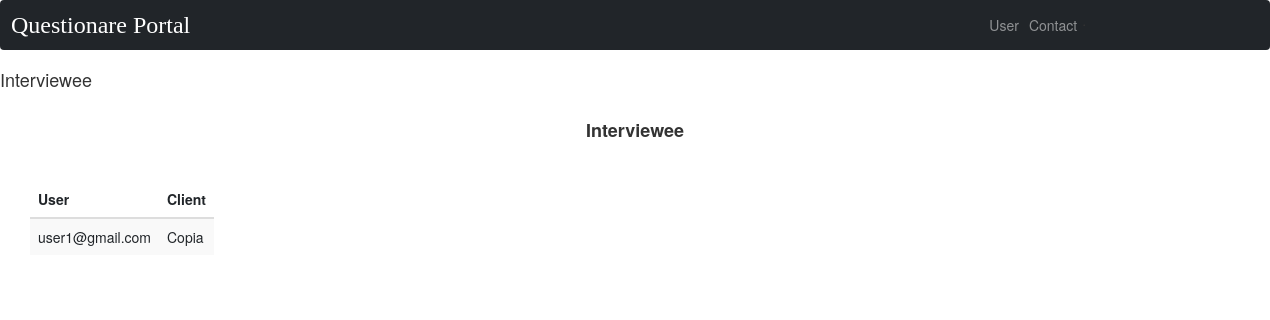
The page /base/intertable/ on the database as committed earlier.
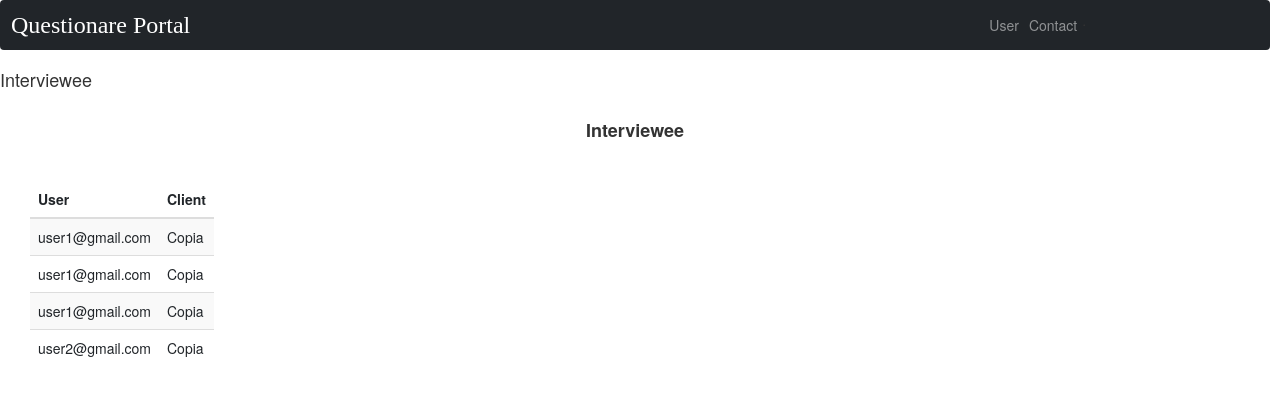
The same page on the database as committed later.
### base/models.py (models this page shows)
class Interviewee(models.Model):
    user = models.ForeignKey(User, on_delete=models.PROTECT, related_name='+')
    client = models.ForeignKey(Client, on_delete=models.PROTECT)
    interview_date = models.DateField(max_length=255, null=True)
    category_name = models.ForeignKey(Category, on_delete=models.CASCADE, null=True)

class Client(models.Model):
    name = models.CharField(max_length=255)
    address = models.CharField(max_length=255)
    interview_date = models.CharField(max_length=255)
    project_type = models.CharField(max_length=255)
    status = models.BooleanField()
    mentor = models.ForeignKey(Mentor, on_delete=models.PROTECT)
    requirement_id = models.IntegerField(default=0)
    category = models.ForeignKey(Category, on_delete=models.PROTECT)
    user = models.ForeignKey(User, on_delete=models.PROTECT)
    def __str__(self):
        return f'{self.name}'

### users/models.py (models this page shows)
class User(AbstractBaseUser, PermissionsMixin):
    email = models.EmailField(max_length=255, unique=True)
    first_name = models.CharField(max_length=255)
    last_name = models.CharField(max_length=255)
    is_active = models.BooleanField(default=True)
    is_staff = models.BooleanField(default=False)
    objects = UserManager()
    USERNAME_FIELD = 'email'

### base/views.py (the view)
# urls.py: path('intertable/', views.interview_table, name='itable'),
def interview_table(request):
    inter = Interviewee.objects.all()
    return render(request, 'base/interviewtable.html', {'inter': inter})

### templates/base/interviewtable.html (shortened to what this page needs)
{% extends "navbar.html" %}
{% load static %}
{% block title %}
<h4>Interviewee</h4>
{% endblock %}
{% block table %}
<div class="title" style="margin:10px;"><center><h4><b>Interviewee</b></h4></center></div>
<link href="{% static 'https://cdn.jsdelivr.net/npm/bootstrap@5.0.2/dist/css/bootstrap.min.css'%}" rel="stylesheet">
<section>
  <table class="table table-striped" style="width:1200px;margin:30px;">
    <thead>
      <tr>
        <th scope="col"  >User</th>
        <th scope="col" >Client</th>
      </tr>
    </thead>
    <tbody>
      {% for u in inter %}
    <tr>
      <td>{{u.user}}</td>
      <td>{{u.client}}</td>
    </tr>
    {% endfor %}
  </tbody>
</table>
</section>
{% endblock %}

Rows that differ between the two databases and show on the page:
added Interviewee: user "user1@gmail.com", client "Copia"
added Interviewee: user "user1@gmail.com", client "Copia"
added Interviewee: user "user2@gmail.com", client "Copia"
